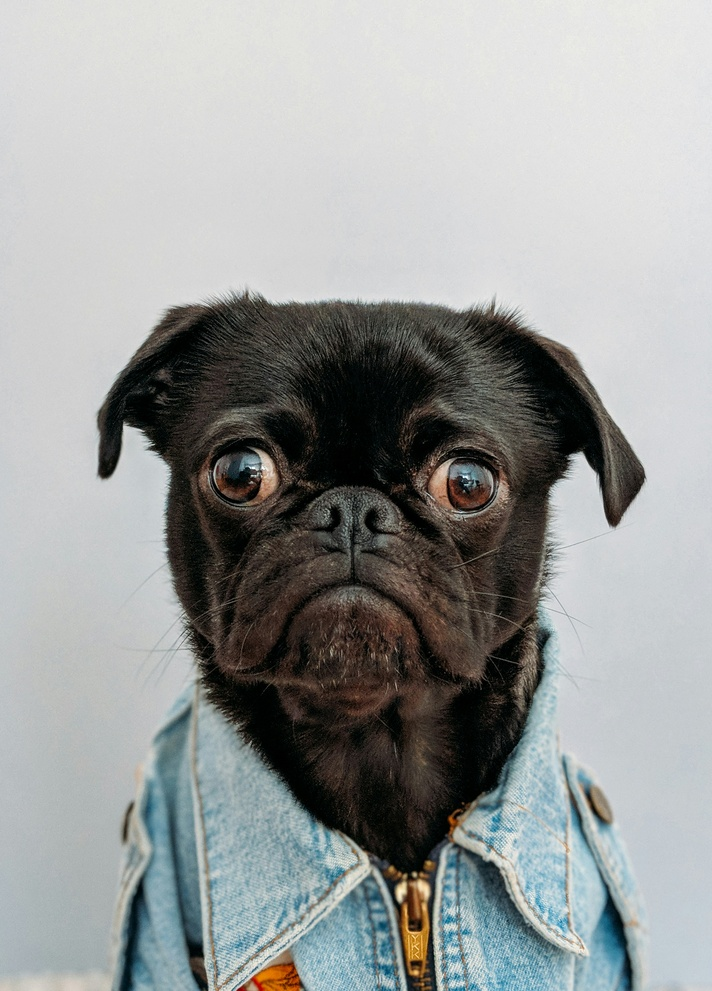
#> input picture cachorroolhudo.jpg, 712 x 991 px, shrunk from 2776 x 3866 before the run, found by its file name
$ python desfoque-bordas-filtros.py   (older library calls are emulated)
#> lines starting #> are read from the running program, lines starting #| are printed output that depends on the picture; after the words box and inside, x2 and y2 are one past the last pixel; in counts of white or black regions, pixels touching at a corner belong together
import cv2
import numpy as np
import matplotlib.pyplot as plt

# Função para exibir imagens
def mostrar_imagens(imagens, titulos):
    n = len(imagens)
    plt.figure(figsize=(20, 10))
    for i in range(n):
        plt.subplot(1, n, i + 1)
        plt.imshow(cv2.cvtColor(imagens[i], cv2.COLOR_BGR2RGB))
        plt.title(titulos[i])
        plt.axis('off')
    plt.show()

# Carregar a imagem
imagem_original = cv2.imread('img/cachorroolhudo.jpg')  # Substitua pelo caminho da sua imagem
#> imagem_original is the input picture: shape (991, 712, 3); mean B, G, R 155.2, 156.1, 153.2

# Aplicar Desfoque (Blur)
imagem_blur = cv2.GaussianBlur(imagem_original, (15, 15), 0)
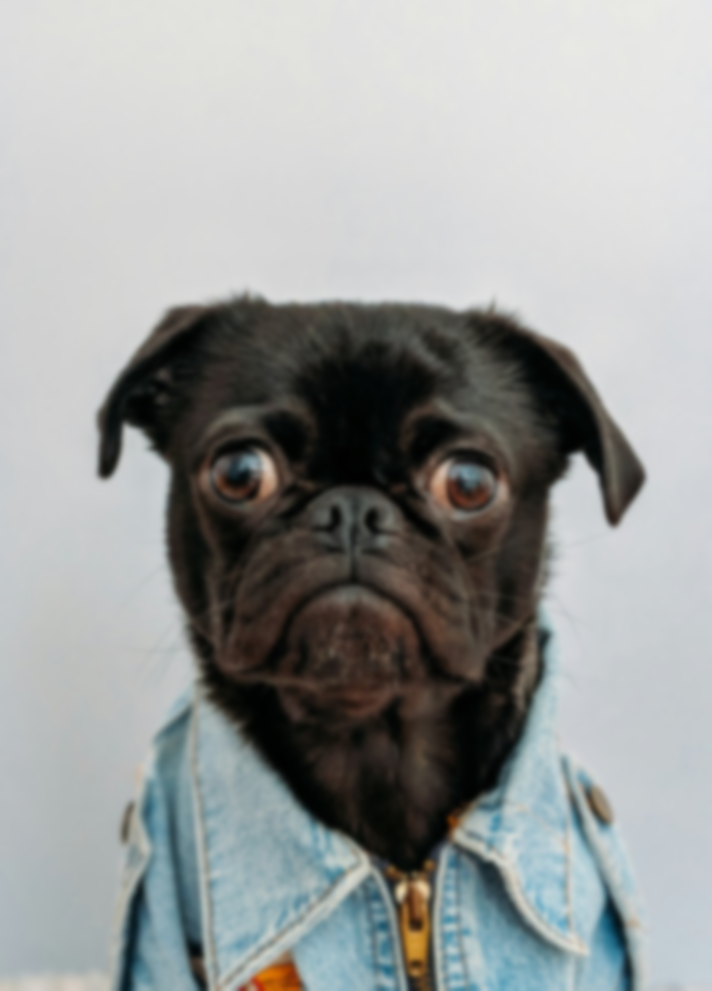
#> imagem_blur: shape (991, 712, 3); mean B, G, R 155.2, 156.1, 153.2

# Detecção de Bordas (Canny)
imagem_canny = cv2.Canny(imagem_original, 100, 200)
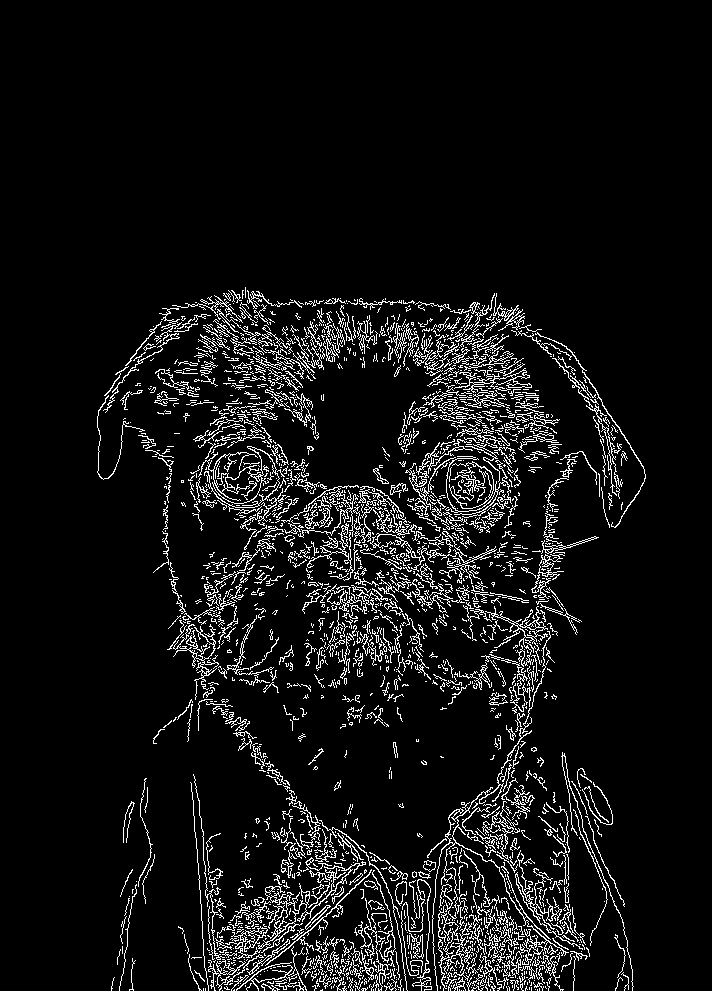
#> imagem_canny: shape (991, 712); 7.2% white in thin lines or dots, all inside (x1, y1, x2, y2) = (97, 287, 646, 991)

# Detecção de Bordas (Sobel)
sobel_x = cv2.Sobel(imagem_original, cv2.CV_64F, 1, 0, ksize=5)  # Sobel na direção X
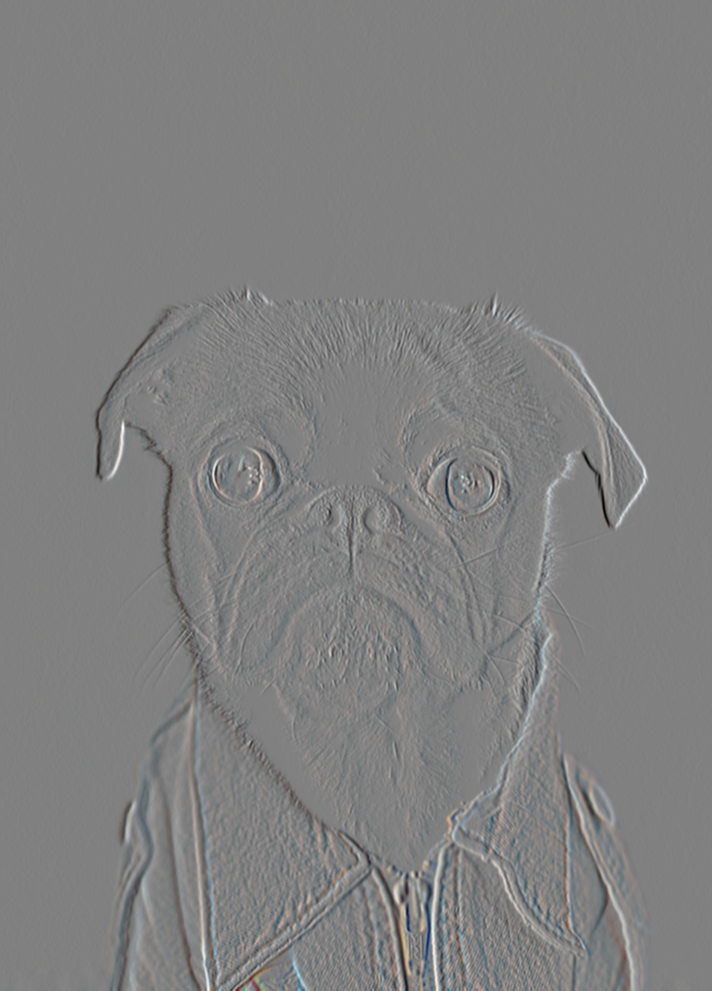
#> sobel_x: shape (991, 712, 3) float64; mean B, G, R 2.4, 2.1, 2.1; drawn with min black and max white
sobel_y = cv2.Sobel(imagem_original, cv2.CV_64F, 0, 1, ksize=5)  # Sobel na direção Y
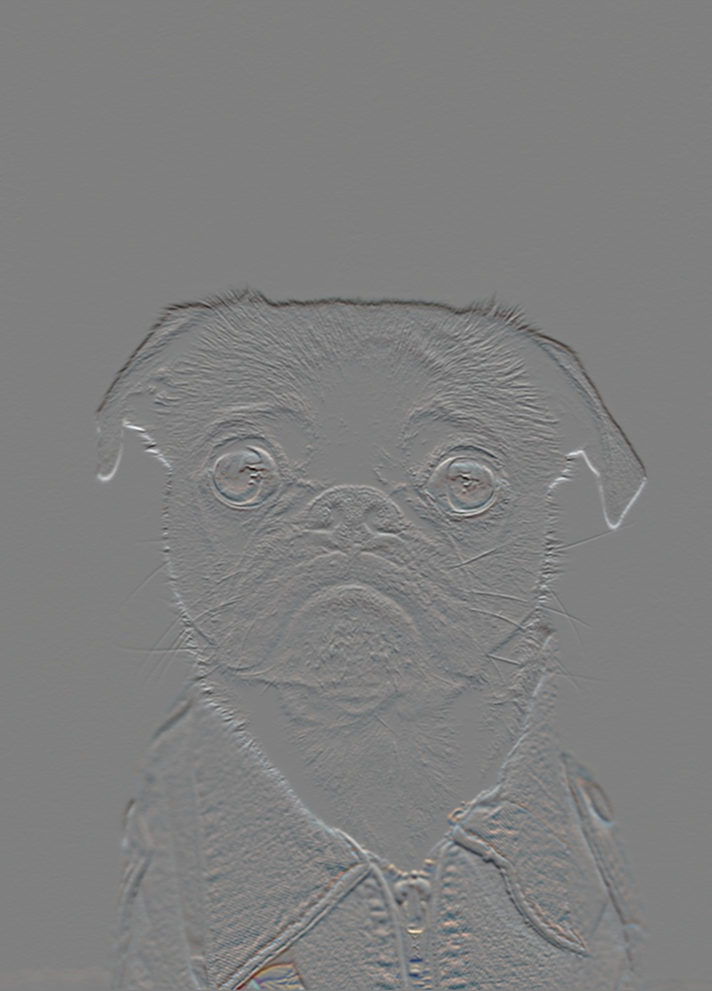
#> sobel_y: shape (991, 712, 3) float64; mean B, G, R -8.7, -8.9, -10.3; drawn with min black and max white
imagem_sobel = cv2.magnitude(sobel_x, sobel_y)
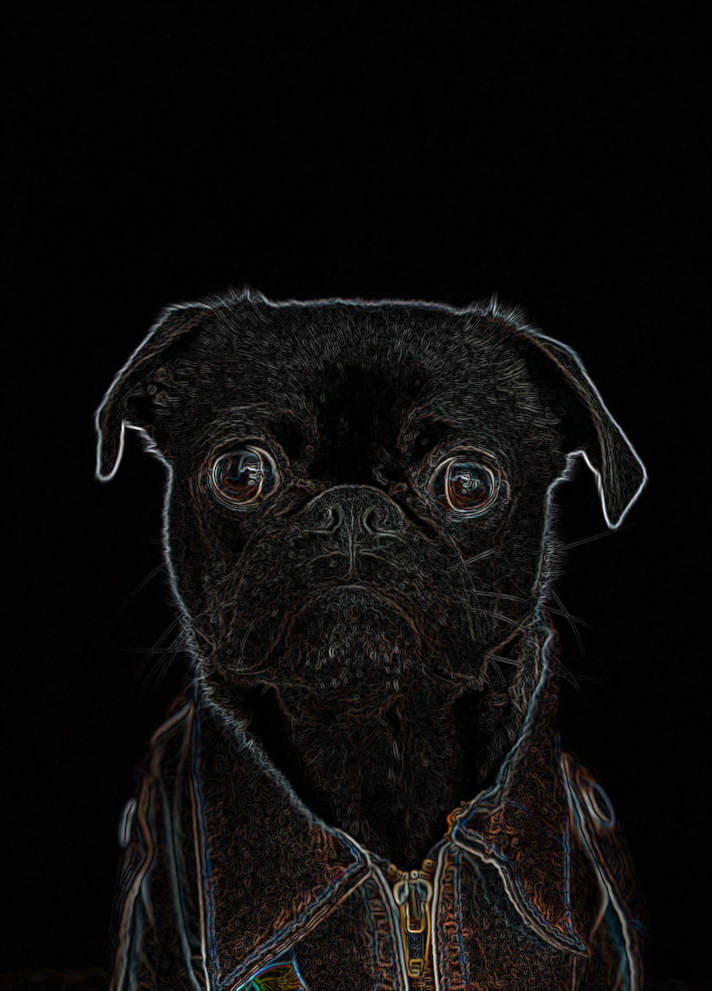
#> imagem_sobel: shape (991, 712, 3) float64; mean B, G, R 439, 452.1, 488.7; drawn with min black and max white

# Aplicar Filtro Laplaciano
imagem_laplaciano = cv2.Laplacian(imagem_original, cv2.CV_64F)
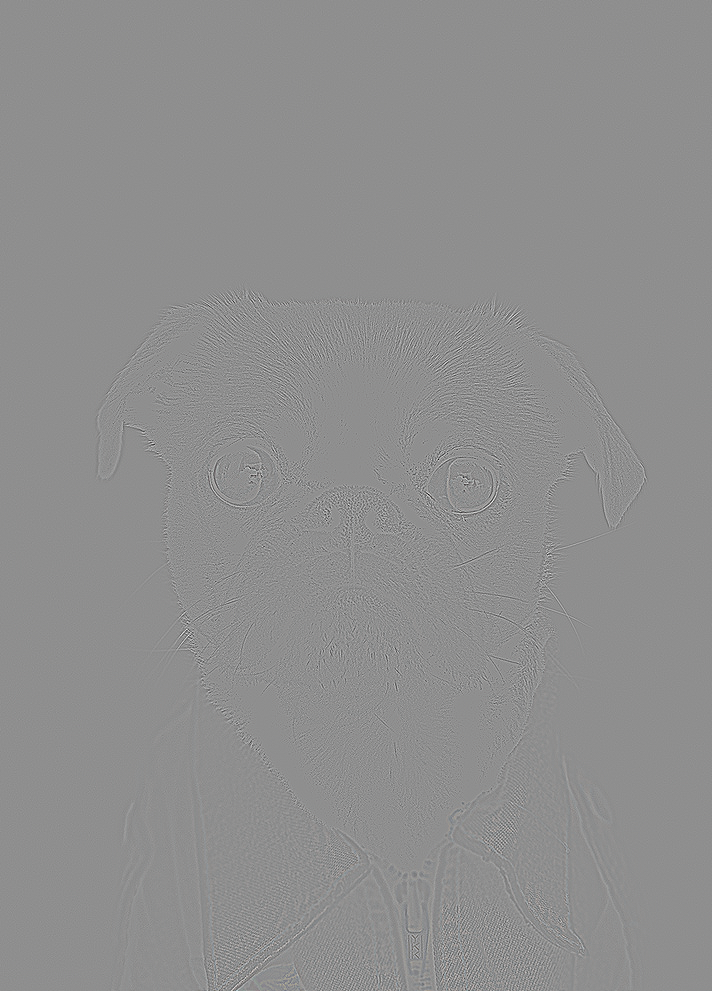
#> imagem_laplaciano: shape (991, 712, 3) float64; mean B, G, R 0, 0, 0; drawn with min black and max white

# Mostrar as imagens resultantes
mostrar_imagens(
    [imagem_original, imagem_blur, imagem_canny, imagem_sobel.astype(np.uint8), imagem_laplaciano.astype(np.uint8)],
    ['Imagem Original', 'Desfoque (Blur)', 'Detecção de Bordas (Canny)', 'Detecção de Bordas (Sobel)', 'Filtro Laplaciano']
)
#> in mostrar_imagens, `n = len(imagens)`: n = 5
#> in mostrar_imagens, `plt.show()`:
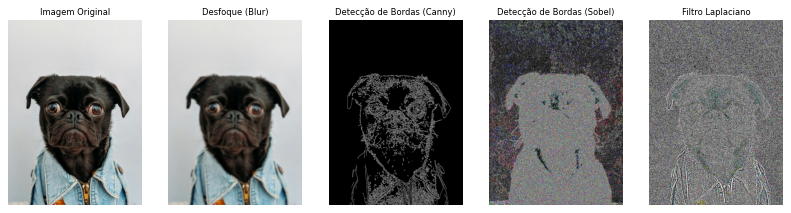
#> figure drawn by matplotlib, 5 panels
